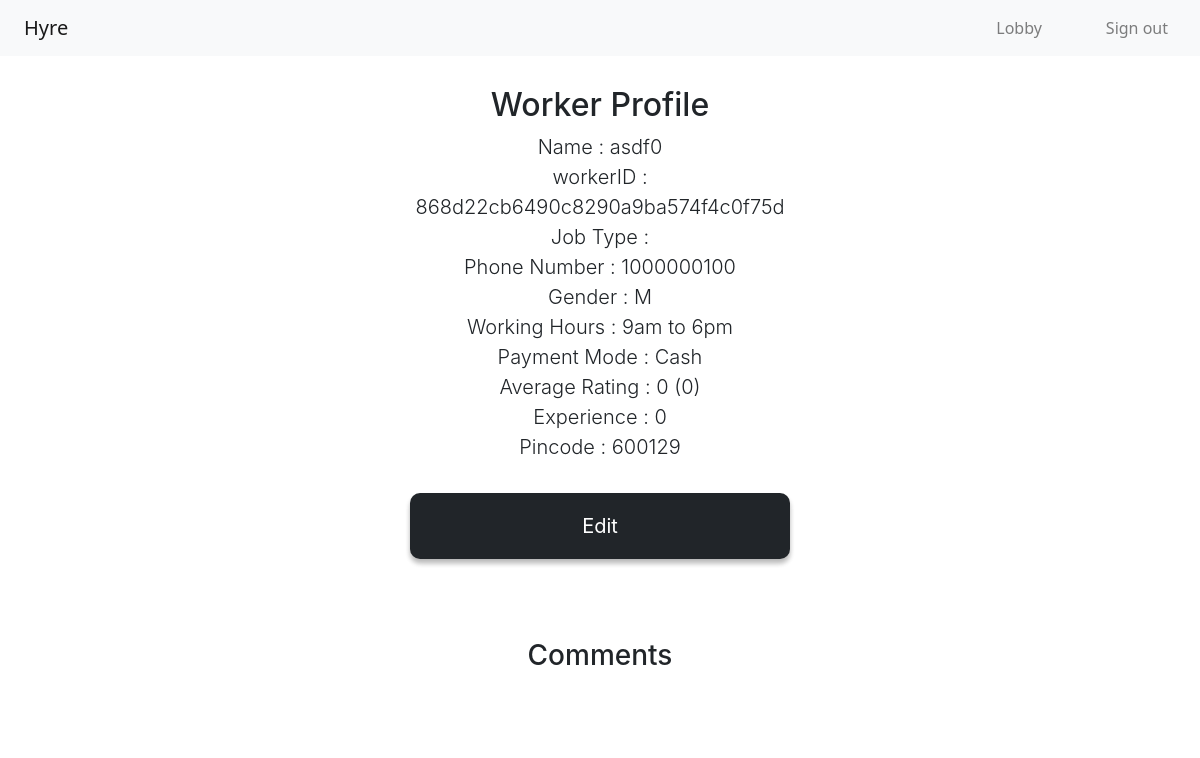
/workerProfile.php?workerID=868d22cb6490c8290a9ba574f4c0f75d (signed in), run on the app's committed database.
### tables this page shows
CREATE TABLE `worker` (
  `workerID` varchar(32) NOT NULL,
  `workerName` varchar(30) NOT NULL,
  `jobType` varchar(30) NOT NULL,
  `workingHours` varchar(20) NOT NULL DEFAULT '9am to 6pm',
  `experience` tinyint(11) NOT NULL,
  `paymentMode` varchar(50) NOT NULL DEFAULT 'Cash',
  `photo` blob NOT NULL,
  `reputationCount` int(11) NOT NULL DEFAULT 0,
  `averageRating` float NOT NULL DEFAULT 0,
  `ratingCount` smallint(6) NOT NULL DEFAULT 0
);

CREATE TABLE `account` (
  `name` varchar(30) NOT NULL,
  `phoneNumber` bigint(10) NOT NULL,
  `gender` char(1) NOT NULL DEFAULT 'M',
  `dOB` date NOT NULL,
  `pincode` int(6) NOT NULL,
  `aadhaar` bigint(16) NOT NULL,
  `password` varchar(32) NOT NULL,
  `userType` char(1) NOT NULL DEFAULT 'W',
  `ID` varchar(32) NOT NULL,
  `accountStatus` tinyint(4) NOT NULL DEFAULT 1,
  `reportCount` smallint(6) NOT NULL DEFAULT 0
);

### workerProfile.php (the view, shortened to what this page needs)
<?php
include 'config.php' ;
if( $_SESSION['userType'] ){
    $workerID = "" ;
    if( isset($_GET['workerID']) ){
        $workerID = $_GET['workerID'] ;
    }
    $selectWorkers = "SELECT * FROM worker,account where worker.workerID=account.ID and workerID = '$workerID' ";
    $result = mysqli_query( $conn, $selectWorkers ) ;
    $row = mysqli_fetch_assoc($result) ;
    $workerID = $row['workerID'] ;
    $name = $row['workerName'] ;
    $jobType = $row['jobType'] ;
    $workingHours = $row['workingHours'] ;
    $phoneNumber = $row['phoneNumber'] ;
    $gender = $row['gender'] ;
    $averageRating = $row['averageRating'] ;
    $ratingCount = $row['ratingCount'] ;
    $paymentMode = $row['paymentMode'] ;
    $experience = $row['experience'] ;
    $pincode = $row['pincode'] ;
?>
<!DOCTYPE html>
<html>
    <head>
        <link rel="stylesheet" type="text/css" href="1Level/darkTheme.css">
        <link rel="stylesheet" href="https://cdn.jsdelivr.net/npm/bootstrap@4.0.0/dist/css/bootstrap.min.css">
    <link href="https://cdn.jsdelivr.net/npm/bootstrap@5.2.0-beta1/dist/css/bootstrap.min.css" rel="stylesheet">
</head>
    <body>
    <nav class="navbar navbar-expand-lg navbar-light bg-light">
        <a class="navbar-brand ms-4" href="index.html">Hyre</a>
        <div class="collapse navbar-collapse" id="navbarToggleButton">
        <ul class="navbar-nav px-4 ms-auto">
            <li class="nav-item"><a class="nav-link" href='mainlobby.php'>Lobby</a></li>
        </ul>
        <ul class="navbar-nav px-4">
            <li class="nav-item"><a class="nav-link" href='logout.php'>Sign out</a></li>
        </ul>
        </div>
    </nav>
            <div class="form">
                <h2 style='text-align:center'>Worker Profile</h2>
                <?php
                echo "<p>Name : $name<br> workerID : $workerID<br>";
                echo "Job Type : $jobType<br> Phone Number : $phoneNumber<br>Gender : $gender<br>Working Hours : $workingHours<br>" ;
                echo "Payment Mode : $paymentMode<br>Average Rating : $averageRating ($ratingCount)<br>Experience : $experience<br>Pincode : $pincode<br>" ;
                if( $_SESSION['userType'] == "C" ){
                    echo "<div style='text-align:center;'><h3 style='font-size:1.25rem;font-weight:300; margin-top:20px; margin-bottom:20px'><a href='book.php?workerID=$workerID' id='submit-button'><button style='border-radius:7px'>Book Request</button></a></h3></div>" ;
                }
                else{
                    ?>
                    <div><button type="button" onclick="location.href='editWorkerDetails.php'" name="editWorkerDetails" id="submit-button" style="margin-top:15px;  border-radius:5px">Edit</button></div>
                    <?php
                }
                ?>
            </div>
            <div class="form">
                <h3 style='text-align:center'>Comments</h3>
            </div>
    </body>
 </html>
 <?php
    }
    else{
        header("location:index.html") ;
    }
?>

### 1Level/darkTheme.css (style rules this page uses)
h2 { font-weight: 400; margin-bottom: 35px; color: rgb(33, 37, 41); font-family: -apple-system,system-ui,BlinkMacSystemFont,"Segoe UI",Roboto,"Helvetica Neue",Arial,sans-serif; text-align: center; margin-bottom: 10px; }
body { background-color: rgb(255, 255, 255); }
.form { margin: auto; padding-left: 50px; padding-right: 50px; padding-bottom: 50px; padding-top: 30px; background-color: white; min-height: xxx; overflow: hidden; width: 40%; border-radius: 15px; font-family: -apple-system,system-ui,BlinkMacSystemFont,"Segoe UI",Roboto,"Helvetica Neue",Arial,sans-serif; line-height: 180%; color: rgb(33, 37, 41); font-size: 17px; font-size: 1.25rem; font-weight: 300; }
h3 { font-family: -apple-system,system-ui,BlinkMacSystemFont,"Segoe UI",Roboto,"Helvetica Neue",Arial,sans-serif; font-weight: normal; font-stretch: narrower; color: rgb(33, 37, 41); font-size:1.25rem; }
button { font-size: 17px; padding: 15px; top:50%; background-color: rgb(33, 37, 41); color: white; border: none; border-radius: 10px !important; box-shadow: 0 4px 5px 0 rgba(0,0,0,0.2), 0 5px 5px 0 rgba(0,0,0,0.1); font-family: -apple-system,system-ui,BlinkMacSystemFont,"Segoe UI",Roboto,"Helvetica Neue",Arial,sans-serif; color: rgb(255, 255, 255); width: 30%; }
::placeholder { color: rgb(198, 198, 198); }
#submit-button { width: 100%; }
p { color: rgb(33, 37, 41); text-align: center; font-size: 20px; line-height: 30px; font-family: -apple-system,system-ui,BlinkMacSystemFont,"Segoe UI",Roboto,"Helvetica Neue",Arial,sans-serif; }
* { -webkit-box-sizing: border-box; -moz-box-sizing: border-box; box-sizing: border-box; }
button { transition-duration: 0.4s; }
a, a:hover, a:focus, a:active { text-decoration: none; color: inherit; }

### data on the page
worker: workerName "asdf0", workerID "868d22cb6490c8290a9ba574f4c0f75d", account.phoneNumber "1000000100", account.gender "M", workingHours "9am to 6pm", paymentMode "Cash", averageRating "0", ratingCount "0", experience "0", account.pincode "600129"
